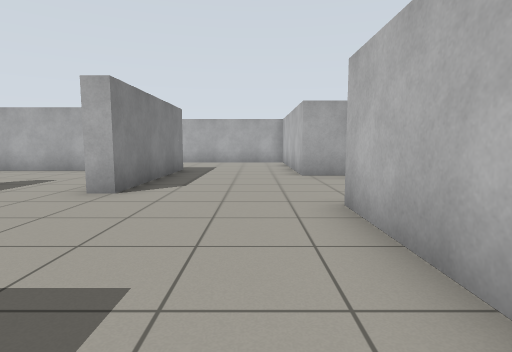
View 1 (above)

16 first-person views from a walk through a robot-simulator world made for Gazebo. The camera is 0.86 m above the floor, tilts 6° down and sees 80° across. The floor is counted in squares, 1 m on a side. Each view is taken from the middle of a square. On the plan, view 1 faces up. The plan holds only what a view shows up to about 11 squares ahead; the rest is blank.

View 2
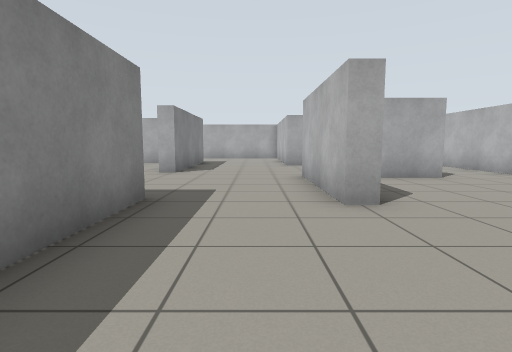

View 3
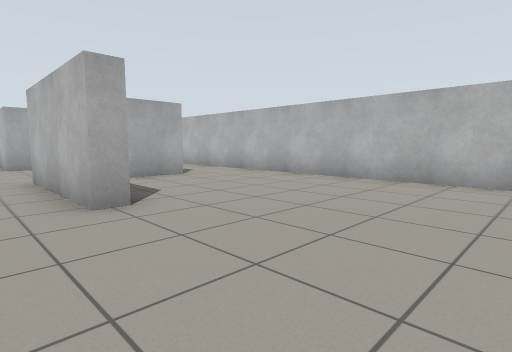

View 4
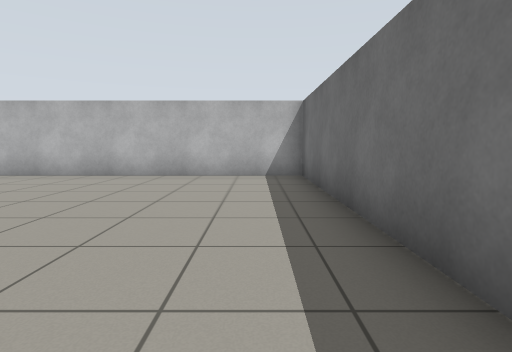

View 5
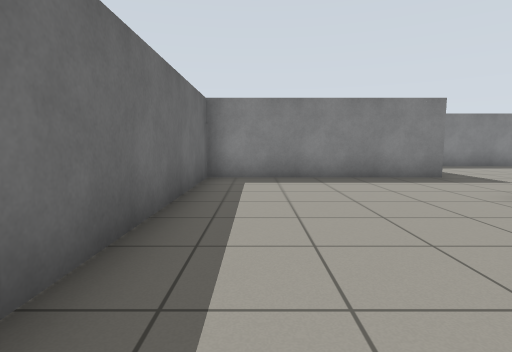

View 6
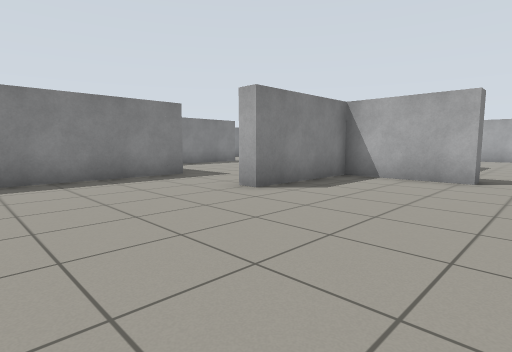

View 7
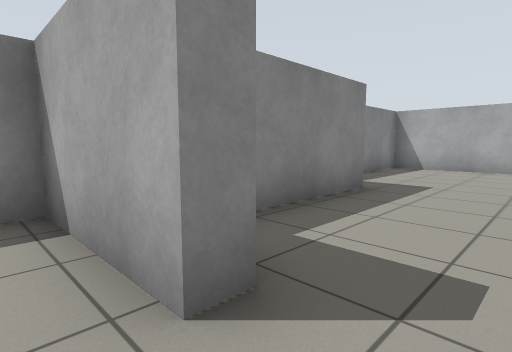

View 8
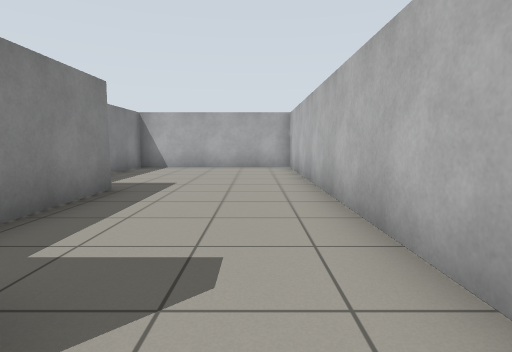

View 9
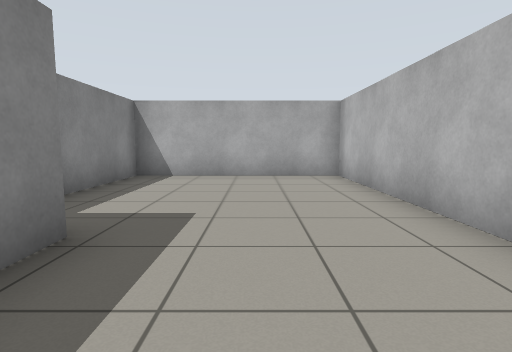

View 10
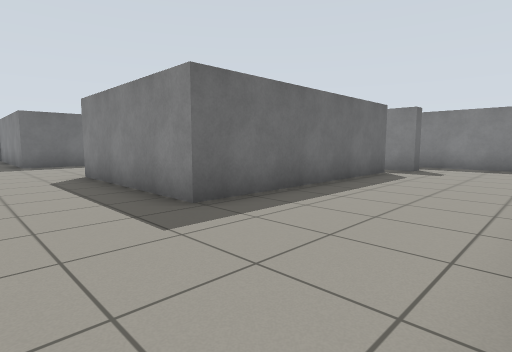

View 11
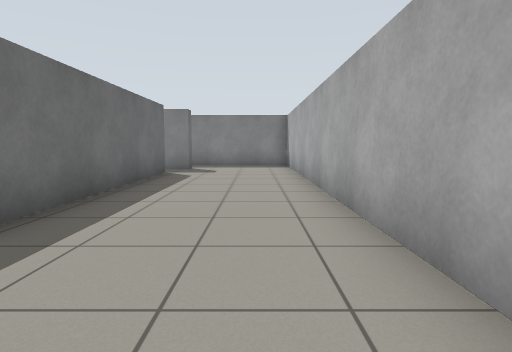

View 12
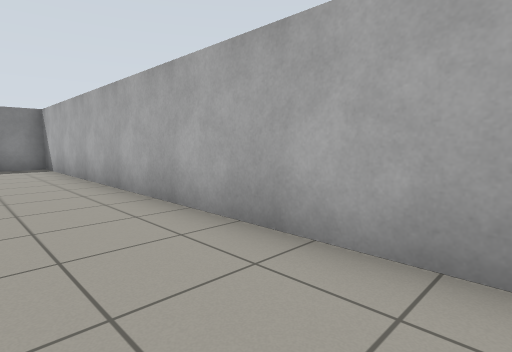

View 13
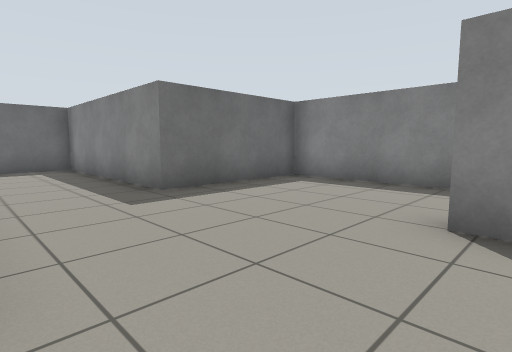

View 14
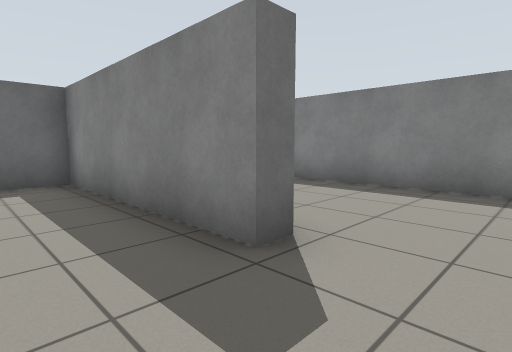

View 15
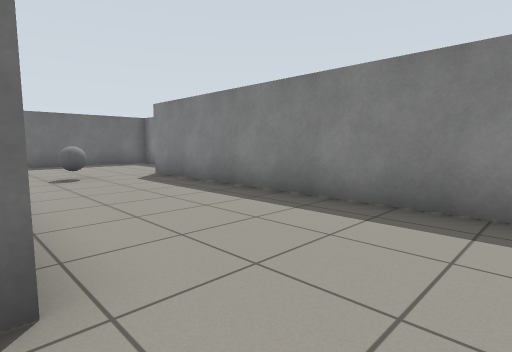

View 16
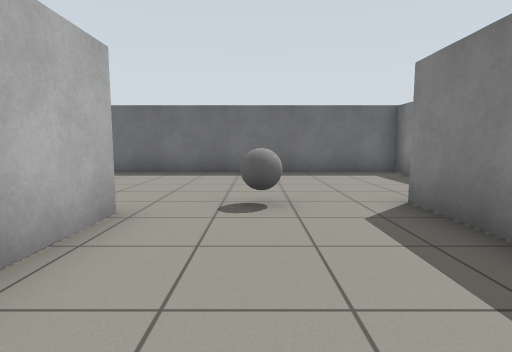

### Floor plan
Ten units are one square. View 1 is at (0, 0); x grows to the right and y downward. Boxes are objects, and circles mark ways between rooms. Rooms are numbered by the first view taken in them; rooms with no view inside come last. Other rooms are left out.
<svg viewBox="-128 -148 206 205">
<path fill="none" stroke="#000" d="M-17 -8 -17 52 73 52 73 -26M48 -38 18 -38 18 -2 13 -2 13 -14M33 -89 33 -58M48 -43 48 -38M73 -26 73 -143 18 -143 18 -110M-94 -103 -25 -103 -25 -52 -30 -52M-58 -63 -58 -8 -17 -8M-108 -108 -103 -108 -103 -98M-1 -143 -123 -143 -123 -105M25 -82 13 -82 13 -110M13 -14 13 -42M-63 -3 -63 -20M-64 -63 -58 -63M-103 -78 -103 5M-54 -97 -83 -97M-123 52 -36 52"/>
<rect x="-85" y="-5" width="10" height="10" fill="#bbb"><title>grey ball</title></rect>
<circle cx="55" cy="-35" r="3" fill="#2a7"/>
<circle cx="-5" cy="-10" r="3" fill="#2a7"/>
<circle cx="-100" cy="-100" r="3" fill="#2a7"/>
<circle cx="-45" cy="-60" r="3" fill="#2a7"/>
<text x="30" y="10">1</text>
<text x="40" y="-100">2</text>
<text x="-50" y="-110">3</text>
<text x="-80" y="-20">4</text>
</svg>
Room 1 opens to room 2. Room 1 opens to room 3. Room 3 opens to room 4.

Where each view was taken, in squares from view 1:
view 1: 0 up, 0 right, facing up
view 2: 4 down, 0 right, facing up
view 3: 4 down, 0 right, facing up-right
view 4: 4 down, 1 left, facing right
view 5: 4 down, 6 right, facing left
view 6: 4 down, 6 right, facing up-left
view 7: 3 up, 6 right, facing up-left
view 8: 3 up, 6 right, facing up
view 9: 6 up, 5 right, facing up
view 10: 14 up, 0 right, facing down-left
view 11: 13 up, 0 right, facing left
view 12: 12 up, 0 right, facing up-left
view 13: 6 up, 1 right, facing down-left
view 14: 8 up, 4 left, facing down-left
view 15: 8 up, 6 left, facing down-left
view 16: 4 up, 8 left, facing down
